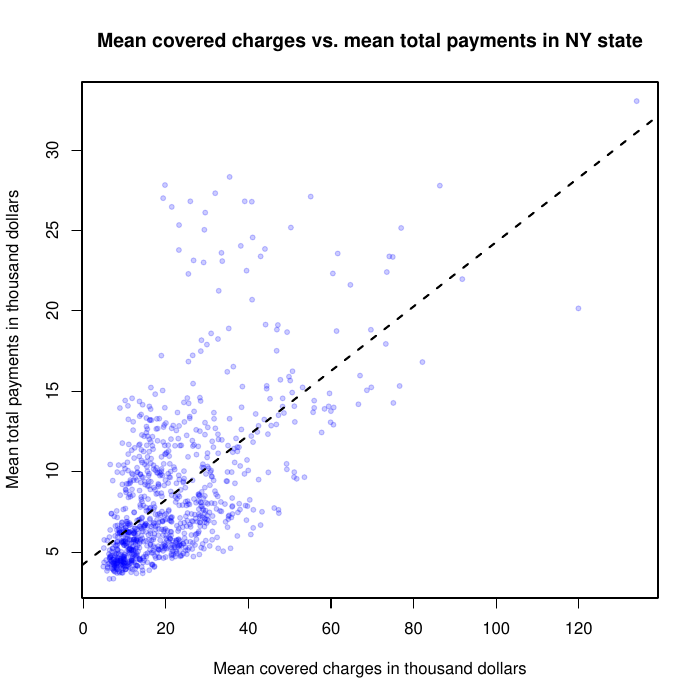

Write R code to recreate this figure.
# worspace init
# load libraries
library(scales)
# read data
payments<-read.csv("payments.csv")
# scale relevant numbers by thousands
payments$Average.Covered.Charges<-payments$Average.Covered.Charges/1000
payments$Average.Total.Payments<-payments$Average.Total.Payments/1000

# subset only NY state data
payments_NY<-subset(payments,Provider.State=="NY")

# reset plot parameters
dev.off()
dev.set(2)
par(mfrow=c(1,1))

# plot
with(payments_NY,plot(Average.Covered.Charges,Average.Total.Payments,xlab="Mean covered charges in thousand dollars",ylab="Mean total payments in thousand dollars",pch=20,col=rgb(0,0,1,alpha=0.2)))
abline(reg = coef(with(payments_NY,lm(Average.Total.Payments~Average.Covered.Charges))),lwd=2,lty=2)
title(main="Mean covered charges vs. mean total payments in NY state")

# save to pdf
dev.copy(pdf,file="plot1.pdf")
dev.off()